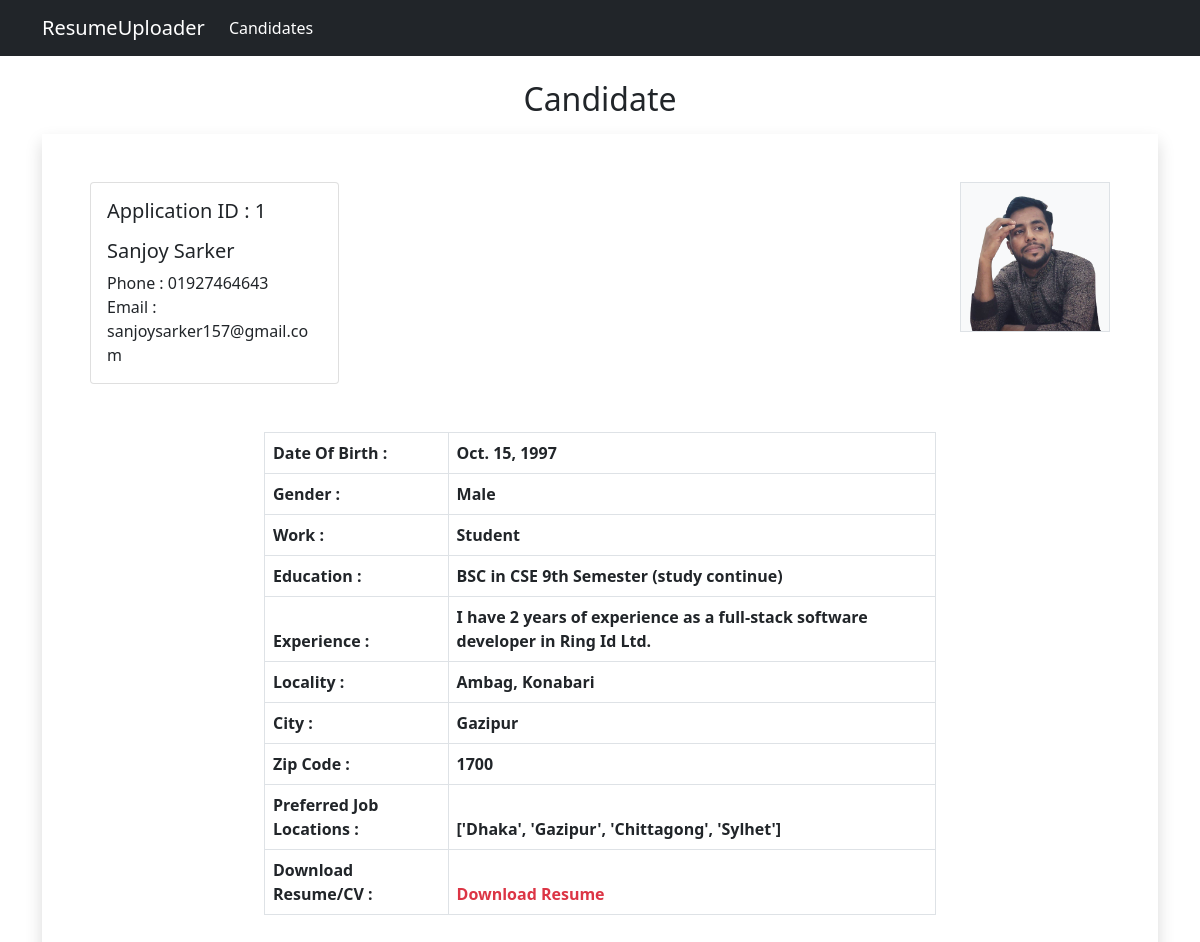
Page /candidate/1/ on the committed database.
### app/models.py (models this page shows, shortened)
class Resume(models.Model):
    name = models.CharField(max_length=100)
    birth = models.DateField(auto_now=False,auto_now_add=False)
    gender = models.CharField(max_length=100)
    work = models.CharField(max_length=100)
    education = models.TextField(max_length=200)
    phone = models.PositiveIntegerField()
    email = models.EmailField(max_length=50)
    experience = models.TextField(max_length=500)
    locality = models.CharField(max_length=100)
    city = models.CharField(max_length=100,choices=CITY)
    zip = models.PositiveIntegerField()
    job_city = models.CharField(max_length=100)
    profile_image = models.ImageField(upload_to='profile_pic',blank=True)
    my_file = models.FileField(upload_to='doc',blank=True)

### app/views.py (the view)
# urls.py: path('candidate/<int:pk>/',Candidate,name="candidate"),
def Candidate(request,pk):
    candidate = Resume.objects.get(id=pk)
    context = {'candidate':candidate}
    return render(request,'app/candidate.html',context)

### templates/app/candidate.html (shortened to what this page needs)
{% extends 'base.html' %}
{% load static %}
{% block content %}
<div class="container my-4">
    <h2 class="text-center mb-3">Candidate</h2>
    <div class="shadow p-5">
        <div class="row">
            <div class="col-sm-6">
                <div class="card card-body w-50">
                    <h5 class="mb-3">Application ID : {{candidate.id}}</h5>
                    <h5>{{candidate.name}}</h5>
                    <p>Phone : 0{{candidate.phone}}</p>
                    <p>Email : {{candidate.email}}</p>
                </div>
            </div>
            <div class="col-sm-6">
                <div class="float-right">
                    <img src="{{candidate.profile_image.url}}" width="150px" height="150px" class="bg-light border"
                        alt="">
                </div>
            </div>
        </div>
        <div class="row my-5">
            <div class="col-sm-8 offset-sm-2">
                <table class="table table-bordered">
                    <thead>
                        <tr>
                            <th>Date Of Birth : </th>
                            <th>{{candidate.birth}}</th>
                        </tr>
                        <tr>
                            <th>Gender : </th>
                            <th>{{candidate.gender}}</th>
                        </tr>
                        <tr>
                            <th>Work : </th>
                            <th>{{candidate.work}}</th>
                        </tr>
                        <tr>
                            <th>Education : </th>
                            <th>{{candidate.education}}</th>
                        </tr>
                        <tr>
                            <th>Experience : </th>
                            <th>{{candidate.experience}}</th>
                        </tr>
                        <tr>
                            <th>Locality : </th>
                            <th>{{candidate.locality}}</th>
                        </tr>
                        <tr>
                            <th>City : </th>
                            <th>{{candidate.city}}</th>
                        </tr>
                        <tr>
                            <th>Zip Code : </th>
                            <th>{{candidate.zip}}</th>
                        </tr>
                        <tr>
                            <th>Preferred Job Locations : </th>
                            <th>{{candidate.job_city}}</th>
                        </tr>
                        <tr>
                            <th>Download Resume/CV : </th>
                            <th><a class="text-danger" href="{{candidate.my_file.url}}">Download Resume</a></th>
                        </tr>
                    </thead>
                </table>
            </div>
        </div>
    </div>
</div>
{% endblock content %}

### static/app/css/style.css (style rules this page uses)
* { margin:0; padding:0; box-sizing: border-box; }
a,a:hover { text-decoration: none !important; color:black; }
p { margin-bottom: 0; }
.float-right { float: right !important; }

### rows in the picture
Resume: id "1", name "Sanjoy Sarker", phone "1927464643", email "sanjoysarker157@gmail.com", profile_image (placeholder picture), birth "Oct. 15, 1997", gender "Male", work "Student", education "BSC in CSE 9th Semester (study continue)", experience "I have 2 years of experience as a full-stack software developer in Ring Id Ltd.", locality "Ambag, Konabari", city "Gazipur", zip "1700", job_city "['Dhaka', 'Gazipur', 'Chittagong', 'Sylhet']"
